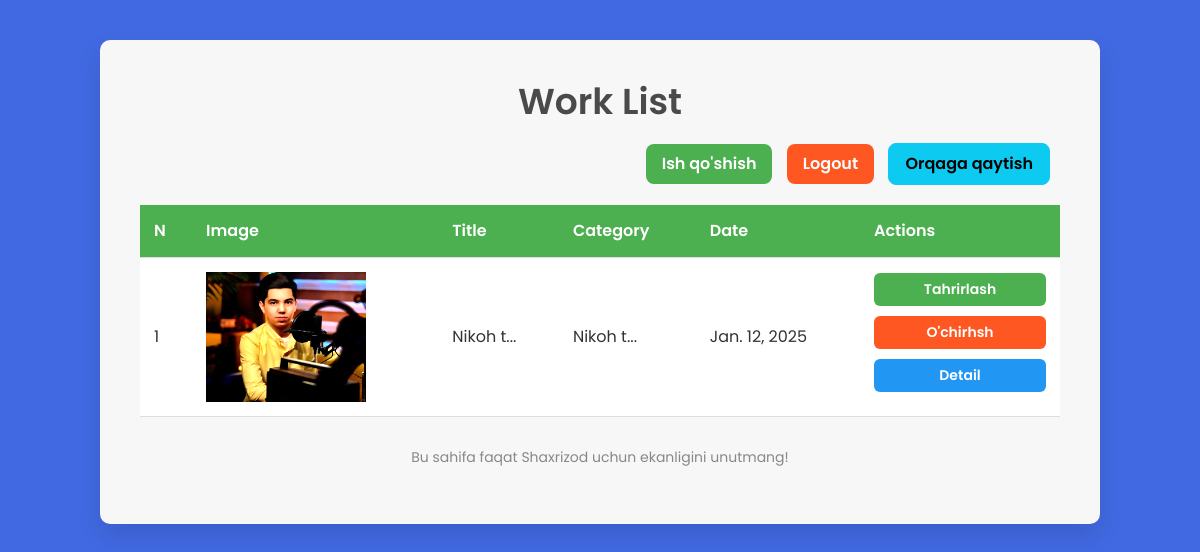
Page /dashboard/works/ (signed in) on the committed database.
### me/models.py (models this page shows, shortened)
class Work(models.Model):
    image = models.ImageField(upload_to='work_images/')
    title = models.CharField(max_length=200)
    category = models.ForeignKey(Category, on_delete=models.CASCADE)
    date = models.DateField()

class Category(models.Model):
    name = models.CharField(max_length=100)

### me/views.py (the view)
# urls.py: path('dashboard/works/', WorkListView.as_view(), name='work_list'),
class WorkListView(LoginRequiredMixin, ListView):
    model = Work
    template_name = 'work_list.html'
    context_object_name = 'works'
    login_url = 'me:login'  # Redirect to login page if not logged in

### templates/work_list.html (shortened to what this page needs)
<!DOCTYPE html>
<html lang="en">
<head>
    <link rel="stylesheet" href="https://cdn.jsdelivr.net/npm/bootstrap@5.1.0/dist/css/bootstrap.min.css">
</head>
<body>
<div class="container">
    <h1>Work List</h1>
    <div class="top-buttons">
        <a href="{% url 'me:work_create' %}" class="btn btn-primary">Ish qo'shish</a>
        <form action="{% url 'me:logout' %}" method="post" style="display:inline;">
            <button type="submit" class="btn btn-secondary">Logout</button>
        </form>
        <a href="{% url 'me:dashboard' %}" class="btn btn-info">Orqaga qaytish</a>
    </div>
    <table>
        <thead>
            <tr>
                <th>N</th>
                <th>Image</th>
                <th>Title</th>
                <th>Category</th>
                <th>Date</th>
                <th>Actions</th>
            </tr>
        </thead>
        <tbody>
            {% for work in works %}
    {% if forloop.counter <= 15 %}
        <tr>
            <td>{{ forloop.counter }}</td>
            <td><img src="{{ work.image.url }}" alt="{{ work.title }}" width="100" height="100"></td>
            <td>{{ work.title|slice:":7" }}{% if work.title|length > 7 %}...{% endif %}</td>
            <td>{{ work.category.name|slice:":7" }}{% if work.category.name|length > 7 %}...{% endif %}</td>
            <td>{{ work.date }}</td>
            <td class="action-links">
                <a href="{% url 'me:work_edit' work.pk %}" class="edit-link">Tahrirlash</a>
                <a href="{% url 'me:work_delete' work.pk %}" class="delete-link">O'chirhsh</a>
                <a href="{% url 'me:work_detail' work.pk %}" class="detail-link">Detail</a>
            </td>
        </tr>
    {% endif %}
{% empty %}
    <tr>
        <td colspan="6" class="text-center">No works found.</td>
    </tr>
{% endfor %}
        </tbody>
    </table>
    <div class="footer-text">
        <p>Bu sahifa faqat Shaxrizod uchun ekanligini unutmang! </p>
    </div>
</div>
</body>
</html>

### templates/work_list.html (style rules this page uses)
body { font-family: 'Poppins', sans-serif; background-color: #4169e1; margin: 0; padding: 0; color: #333; }
.container { background-color: #f7f7f7; border-radius: 10px; box-shadow: 0 12px 24px rgba(0, 0, 0, 0.1); padding: 40px; max-width: 1000px; width: 100%; margin-top: 40px; margin-bottom: 40px; }
h1 { font-size: 36px; font-weight: 600; color: #4a4a4a; text-align: center; margin-bottom: 20px; }
.btn { border-radius: 8px; padding: 8px 16px; font-weight: 600; transition: all 0.3s ease; }
.btn-primary { background-color: #4CAF50; color: white; border: none; }
.btn-secondary { background-color: #ff5722; color: white; border: none; }
table { width: 100%; border-collapse: collapse; margin-top: 20px; }
th, td { padding: 14px; text-align: left; border-bottom: 1px solid #ddd; font-size: 16px; }
th { background-color: #4CAF50; color: white; font-weight: 600; }
td { background-color: #fff; color: #333; }
td img { width: 160px; height: 130px; object-fit: cover; transition: all 0.3s ease; filter: brightness(1.6); }
.action-links { text-align: center; }
.action-links a { padding: 6px 12px; text-decoration: none; font-weight: 600; margin-right: 10px; border-radius: 6px; transition: background-color 0.3s ease; font-size: 14px; display: block; width: 100%; margin-bottom: 10px; }
.edit-link { background-color: #4CAF50; color: white; }
.delete-link { background-color: #ff5722; color: white; }
.detail-link { background-color: #2196F3; color: white; }
.footer-text { font-size: 14px; color: #888; text-align: center; margin-top: 30px; }
.top-buttons { text-align: right; margin-bottom: 20px; }
.top-buttons .btn { display: inline-block; width: auto; margin-right: 10px; }
.action-links { width: 200px; margin: 0 auto; }

### rows in the picture
Work: image (picture), title "Nikoh t", category.name "Nikoh t", date "Jan. 12, 2025"
